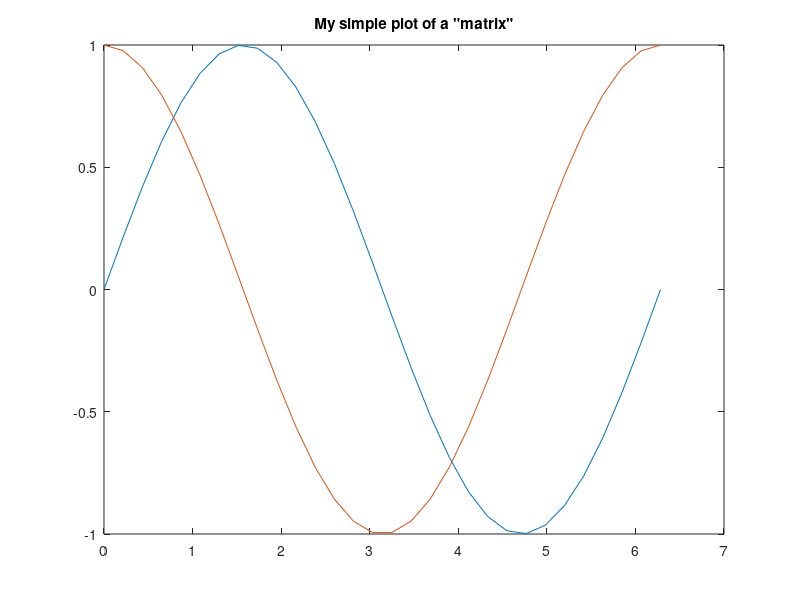

Write MATLAB code to recreate this figure.
% Plotting two simple functions with a matrix

close all              % close all graphics windows

x = linspace(0, 2*pi, 30);  % create 30 x-values

y = sin(x);
z = cos(x);

W = [y; z];         % make a matrix of the arrays

plot(x,W), title('My simple plot of a "matrix"')